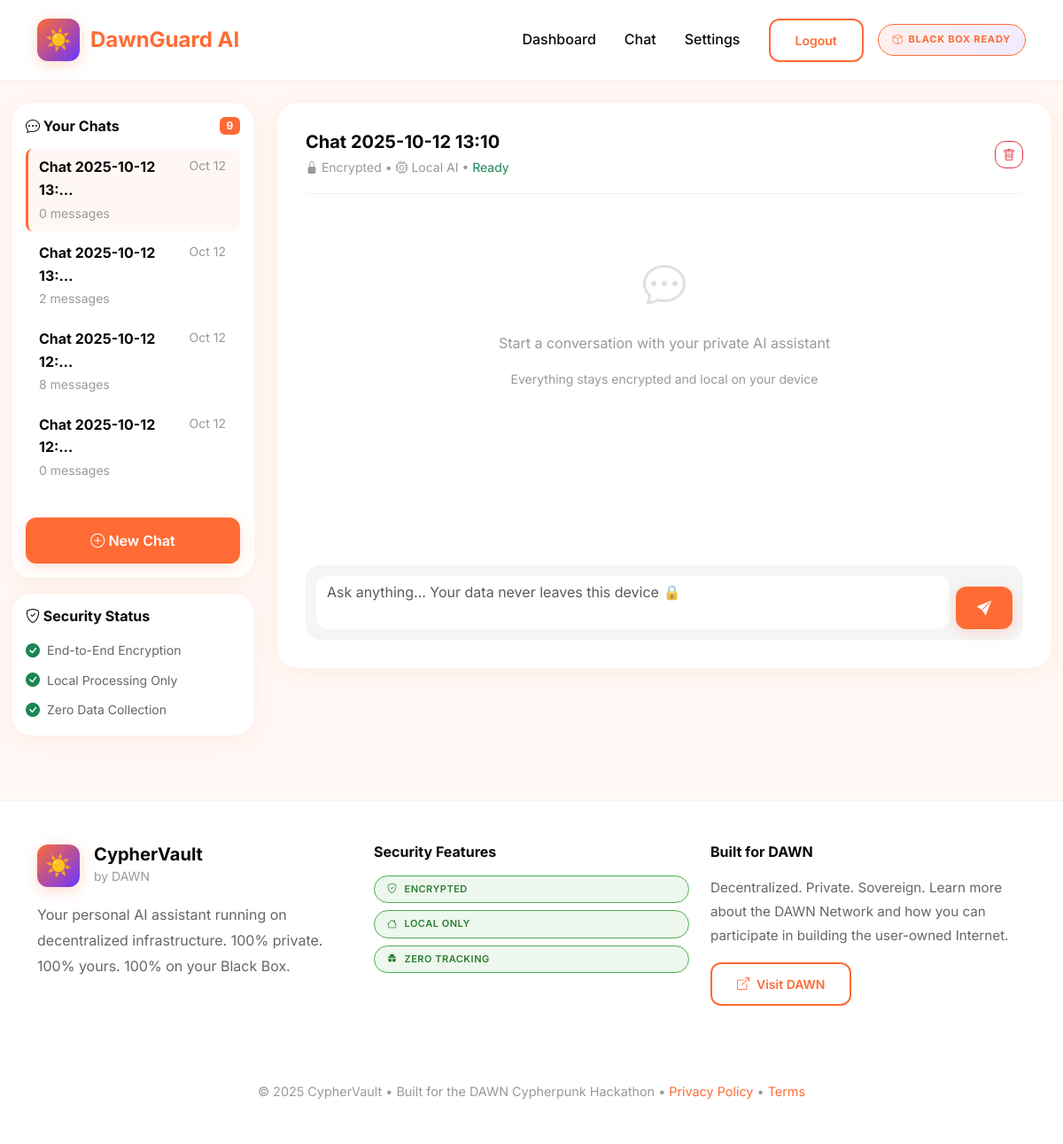
Screenshot of /chat/15/ (signed in) with the database file from the repository.
### core/models.py (models this page shows, shortened)
class Conversation(models.Model):
    user = models.ForeignKey(User, on_delete=models.CASCADE)
    title = models.CharField(max_length=200, default="New Conversation")
    created_at = models.DateTimeField(auto_now_add=True)
    updated_at = models.DateTimeField(auto_now=True)
    is_active = models.BooleanField(default=True)
    is_encrypted = models.BooleanField(default=True)
    class Meta:
        ordering = ['-updated_at']
    def get_message_count(self):
        return self.messages.count()

### core/views.py (the view)
# urls.py: path('chat/', views.chat_view, name='chat'),
@login_required
def chat_view(request, conversation_id=None):
    if conversation_id:
        conversation = get_object_or_404(Conversation, id=conversation_id, user=request.user)
    else:
        conversation = Conversation.objects.create(
            user=request.user,
            title=f"Chat {timezone.now().strftime('%Y-%m-%d %H:%M')}"
        )
        return redirect('chat_with_id', conversation_id=conversation.id)
    conversations = Conversation.objects.filter(user=request.user, is_active=True)
    messages_list = []
    for msg in conversation.messages.all():
        messages_list.append({
            'role': msg.role,
            'content': msg.get_decrypted_content(),
            'timestamp': msg.timestamp
        })
    context = {
        'conversation': conversation,
        'conversations': conversations,
        'messages': messages_list,
    }
    return render(request, 'chat.html', context)

### templates/chat.html (shortened to what this page needs)
{% extends 'base.html' %}
{% load static %}
{% block content %}
<div class="container-fluid py-4" style="background: var(--dawn-cream);">
    <div class="row">
        <div class="col-md-3">
            <div class="dawn-card p-3 mb-3">
                <div class="d-flex justify-content-between align-items-center mb-3">
                    <h6 class="mb-0 fw-bold" style="color: var(--dawn-dark);">
                        <i class="bi bi-chat-dots"></i> Your Chats
                    </h6>
                    <span class="badge" style="background: var(--dawn-orange); color: white;">{{ conversations.count }}</span>
                </div>
                <div class="list-group list-group-flush" style="max-height: 50vh; overflow-y: auto;">
                    {% for conv in conversations %}
                    <a href="{% url 'chat_with_id' conv.id %}"
                       class="list-group-item bg-transparent border-0 {% if conv.id == conversation.id %}active-chat{% endif %}"
                       style="border-left: 3px solid {% if conv.id == conversation.id %}var(--dawn-orange){% else %}transparent{% endif %} !important; padding-left: 12px; color: var(--dawn-dark); border-radius: 8px; margin-bottom: 4px;">
                        <div class="d-flex justify-content-between align-items-start">
                            <div style="flex: 1;">
                                <div class="fw-bold">{{ conv.title|truncatechars:20 }}</div>
                                <small style="color: #999;">{{ conv.get_message_count }} messages</small>
                            </div>
                            <small style="color: #999;">{{ conv.updated_at|date:"M d" }}</small>
                        </div>
                    </a>
                    {% empty %}
                    <div class="text-center py-3" style="color: #999;">
                        <p>No conversations yet</p>
                    </div>
                    {% endfor %}
                </div>
                <a href="{% url 'chat' %}" class="btn btn-dawn w-100 mt-3">
                    <i class="bi bi-plus-circle"></i> New Chat
                </a>
            </div>
            <div class="dawn-card p-3">
                <h6 class="mb-3 fw-bold" style="color: var(--dawn-dark);">
                    <i class="bi bi-shield-check"></i> Security Status
                </h6>
                <div class="d-flex align-items-center mb-2">
                    <i class="bi bi-check-circle-fill text-success me-2"></i>
                    <small style="color: #666;">End-to-End Encryption</small>
                </div>
                <div class="d-flex align-items-center mb-2">
                    <i class="bi bi-check-circle-fill text-success me-2"></i>
                    <small style="color: #666;">Local Processing Only</small>
                </div>
                <div class="d-flex align-items-center">
                    <i class="bi bi-check-circle-fill text-success me-2"></i>
                    <small style="color: #666;">Zero Data Collection</small>
                </div>
            </div>
        </div>
        <div class="col-md-9">
            <div class="dawn-card" style="height: 80vh; display: flex; flex-direction: column;">
                <div class="d-flex justify-content-between align-items-center mb-3 pb-3" style="border-bottom: 1px solid rgba(0,0,0,0.05);">
                    <div>
                        <h5 class="mb-1 fw-bold" style="color: var(--dawn-dark);">{{ conversation.title }}</h5>
                        <small style="color: #999;">
                            <i class="bi bi-lock-fill"></i> Encrypted •
                            <i class="bi bi-cpu"></i> Local AI •
                            <span id="status-indicator" class="text-success">Ready</span>
                        </small>
                    </div>
                    <div>
                        <a href="{% url 'delete_conversation' conversation.id %}"
                           class="btn btn-sm btn-outline-danger"
                           style="border-radius: 12px;"
                           onclick="return confirm('Are you sure you want to delete this conversation?')">
                            <i class="bi bi-trash"></i>
                        </a>
                    </div>
                </div>
                <div id="chat-messages" class="flex-grow-1 overflow-auto mb-3" style="scroll-behavior: smooth;">
                    {% if messages %}
                        {% for message in messages %}
                        <div class="message-wrapper mb-3">
                            <div class="d-flex {% if message.role == 'user' %}justify-content-end{% endif %}">
                                <div class="message-bubble p-3 rounded-3"
                                     style="max-width: 75%; {% if message.role == 'user' %}background: var(--dawn-orange); color: white;{% else %}background: #F5F5F5; color: var(--dawn-dark);{% endif %} border-radius: 20px;">
                                    <div class="mb-2">
                                        <span class="badge" style="background: rgba(0,0,0,0.1); font-size: 10px; font-weight: 600;">
                                            {% if message.role == 'user' %}👤 You{% else %}🤖 AI{% endif %}
                                        </span>
                                    </div>
                                    <div class="message-content">{{ message.content }}</div>
                                    <div class="text-end mt-2">
                                        <small style="opacity: 0.7; font-size: 11px;">
                                            {{ message.timestamp|date:"H:i" }}
                                        </small>
                                    </div>
                                </div>
                            </div>
                        </div>
                        {% endfor %}
                    {% else %}
                        <div class="text-center mt-5" style="color: #999;">
                            <i class="bi bi-chat-dots" style="font-size: 48px; opacity: 0.3;"></i>
                            <p class="mt-3">Start a conversation with your private AI assistant</p>
                            <p class="small">Everything stays encrypted and local on your device</p>
                        </div>
                    {% endif %}
                </div>
                <div style="background: #F5F5F5; border-radius: 16px; padding: 12px;">
                    <div class="d-flex gap-2">
                        <textarea
                            id="message-input"
                            class="form-control border-0"
                            placeholder="Ask anything... Your data never leaves this device 🔒"
                            rows="2"
                            style="resize: none; box-shadow: none; background: white; border-radius: 12px; color: var(--dawn-dark);"
                        ></textarea>
                        <button class="btn btn-dawn align-self-end" onclick="sendMessage()" id="send-btn" style="border-radius: 12px; padding: 12px 24px;">
                            <i class="bi bi-send-fill"></i>
                        </button>
                    </div>
                </div>
            </div>
        </div>
    </div>
</div>
{% endblock %}

### templates/base.html (style rules this page uses)
:root { --dawn-orange: #FF6B35; --dawn-purple: #6B35FF; --dawn-peach: #FFE5DC; --dawn-cream: #FFF8F5; --dawn-dark: #0a0a0a; --dawn-gray: #1a1a1a; --dawn-light: #ffffff; --dawn-blue-light: #E8F4FF; --dawn-blue: #4A90E2; }
* { margin: 0; padding: 0; box-sizing: border-box; }
body { background: var(--dawn-cream); color: var(--dawn-dark); min-height: 100vh; font-family: 'Inter', -apple-system, BlinkMacSystemFont, 'Segoe UI', sans-serif; font-weight: 400; line-height: 1.6; }
body::before { content: ''; position: fixed; bottom: 0; left: 0; width: 100%; height: 300px; background-size: cover; pointer-events: none; z-index: -1; }
.dawn-card { background: var(--dawn-light); border-radius: 24px; padding: 32px; box-shadow: 0 4px 24px rgba(255, 107, 53, 0.08); border: 1px solid rgba(255, 107, 53, 0.1); transition: all 0.3s ease; }
.btn-dawn { background: var(--dawn-orange); border: none; color: white; font-weight: 600; padding: 14px 32px; border-radius: 12px; transition: all 0.3s ease; box-shadow: 0 4px 16px rgba(255, 107, 53, 0.2); }
* { transition: background-color 0.3s ease, border-color 0.3s ease; }

### templates/chat.html (style rules this page uses)
.active-chat { background: rgba(255, 107, 53, 0.05) !important; }

### rows the page displays
Conversation: title "Chat 2025-10-12 13:…", get_message_count "0", updated_at "Oct 12", title "Chat 2025-10-12 13:10"
Conversation: title "Chat 2025-10-12 13:…", get_message_count "2", updated_at "Oct 12"
Conversation: title "Chat 2025-10-12 12:…", get_message_count "8", updated_at "Oct 12"
Conversation: title "Chat 2025-10-12 12:…", get_message_count "0", updated_at "Oct 12"

### other values shown
{{ conversations.count }} "9"
